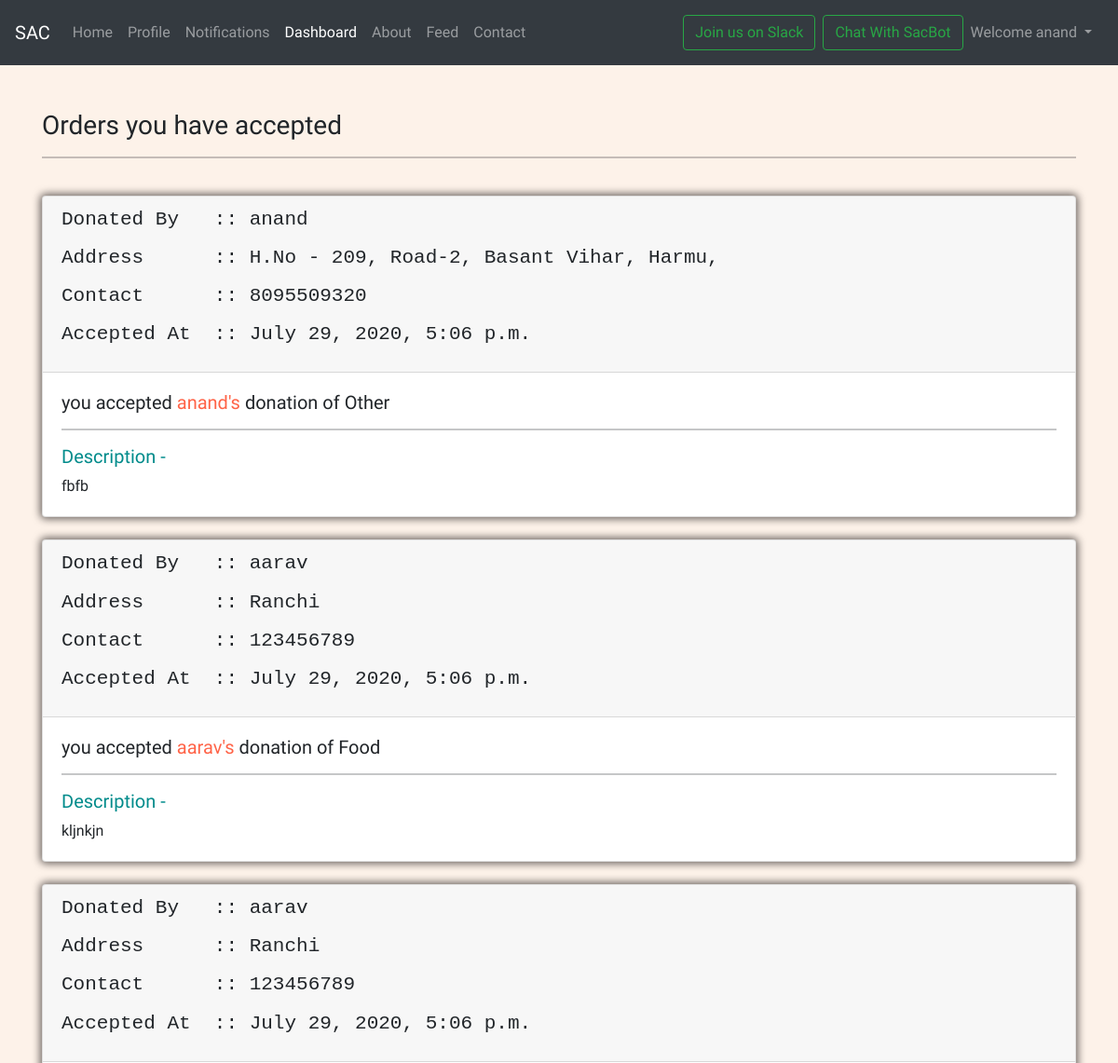
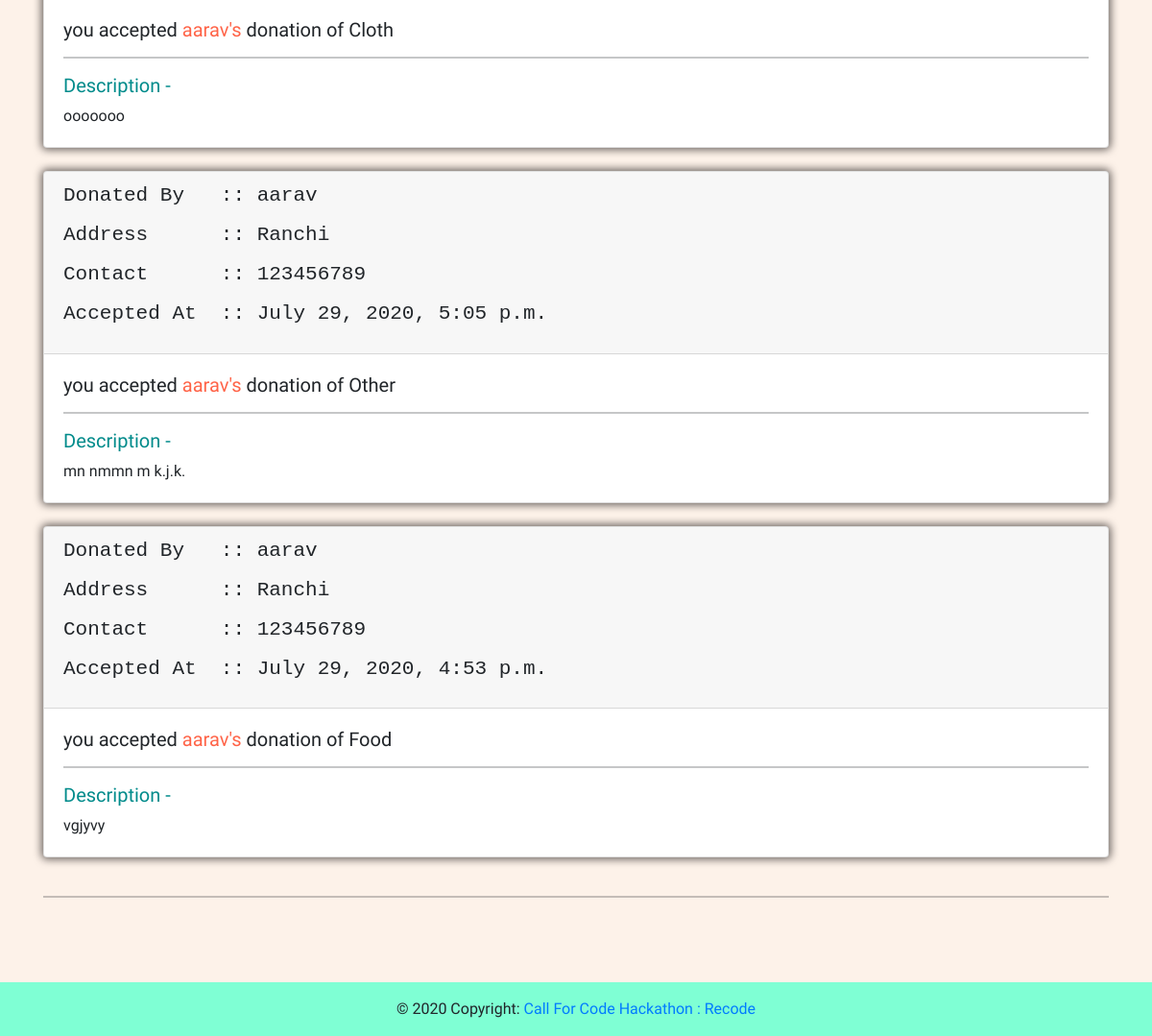
The page /acceptedOrder (signed in) on the database its author committed (2 pictures, top to bottom).
### mysite/models.py (models this page shows, shortened)
class Finaluser(models.Model):
    superuser=models.CharField(max_length=30,null=True)
    enduser=models.CharField(max_length=30,null=True)
    phone=models.CharField(max_length=30,null=True)
    address=models.CharField(max_length=100,null=True)
    timestamp = models.DateTimeField(default=now)
    type1=models.CharField(max_length=100,null=True)
    description=models.CharField(max_length=500,null=True)
    done=models.IntegerField(null=True)

### mysite/views.py (the view)
# urls.py: path('acceptedOrder',views.acceptedOrder,name='acceptedOrder'),
@login_required(login_url='handleLogin')
def acceptedOrder(request):
    users = request.user
    noti = Finaluser.objects.filter(superuser=users).order_by('-id')
    params = {'notis': noti}
    return render(request, 'mysite/acceptedOrder.html', params)

### templates/mysite/acceptedOrder.html (shortened to what this page needs)
{% extends 'base.html' %}
{% block activeDashboard %} active {% endblock activeDashboard %}
{% block body %}
    <div class="container mt-5">
    <h3>Orders you have accepted</h3>
        <hr>
        {% for noti in notis %}
        <br>
        <div class="card">
            <div class="card-header">
                <div class="row">
                    <div class="col-md-8 col-sm-12">
                        <h4><pre>Donated By   :: {{noti.enduser}} </h4>
                        <h4><pre>Address      :: {{noti.address}}</h4>
                        <h4><pre>Contact      :: {{noti.phone}}</h4>
                        <h4><pre>Accepted At  :: {{noti.timestamp}}</h4>
                    </div>
                </div>
            </div>
            <div class="card-body">
                <h5 class="card-title">you accepted <span style="color: tomato;">{{noti.enduser}}'s</span> donation of {{noti.type1}}</h5>
                <hr>
                <h5 style="color: darkcyan;">Description - </h5>
                <p class="card-text">{{noti.description}}</p>
            </div>
        </div>
        {% endfor %}
        <br>
        <hr>
        <br>
    </div>
{% endblock body %}

### templates/base.html (shortened to what this page needs)
<!doctype html>
<html lang="en">
  <head>
    <link
      rel="stylesheet"
      href="https://stackpath.bootstrapcdn.com/bootstrap/5.0.0-alpha1/css/bootstrap.min.css"
    />
    <link rel="stylesheet" href="https://stackpath.bootstrapcdn.com/bootstrap/4.5.0/css/bootstrap.min.css">
    <link rel="stylesheet" href="./static/mysite/style.css">
    <link
      rel="stylesheet"
      href="https://cdnjs.cloudflare.com/ajax/libs/font-awesome/5.13.1/css/all.min.css"
    />
  </head>
  <body>
    <nav class="navbar navbar-expand-lg navbar-dark bg-dark">
      <a class="navbar-brand" href="/">SAC</a>
      <div class="collapse navbar-collapse" id="navbarSupportedContent">
        <ul class="navbar-nav mr-auto">
          <li class="nav-item {% block activeHome %} {% endblock activeHome %}">
            <a class="nav-link" href="/">Home <span class="sr-only">(current)</span></a>
          </li>
          {% if user.is_authenticated %}
            <li class="nav-item {% block activeProfile %} {% endblock activeProfile %}">
            <a class="nav-link" href="/profile">Profile</a>
            <li class="nav-item {% block activeNotification %} {% endblock activeNotification %}">
            <a class="nav-link" href="/notify">Notifications</a>
          </li>
          {% endif %}
          {% if request.user.is_superuser %}
            <li class="nav-item {% block activeDashboard %} {% endblock activeDashboard %}">
            <a class="nav-link" href="/dashboard">Dashboard</a>
          {% endif %}
          <li class="nav-item {% block activeAbout %} {% endblock activeAbout %}">
            <a class="nav-link" href="/about">About</a>
          </li>
            <li class="nav-item {% block activeFeed %} {% endblock activeFeed %}">
            <a class="nav-link" href="/tweet">Feed</a>
          </li>
          <li class="nav-item {% block activeContact %} {% endblock activeContact %}">
            <a class="nav-link" href="/contact">Contact</a>
          </li>
        </ul>
        <div class="ml-auto form-inline mx-1">
          <a class="btn btn-outline-success my-2 my-sm-2 mx-2" href="https://join.slack.com/t/sacate/shared_invite/zt-g05v625j-CYp~WYorMyCYT7O2b3z4pg" role="button"  target="_blank">Join us on Slack</a>
        <div class="ml-auto form-inline ">
          <a class="btn btn-outline-success my-2 my-sm-2" href="https://web-chat.global.assistant.watson.cloud.ibm.com/preview.html?region=eu-gb&integrationID=2f56951f-120f-4309-92a2-dcdd4580ab57&serviceInstanceID=aee528ff-74f7-4657-b398-d01bb7a36378" role="button">Chat With SacBot</a>
        {% if user.is_authenticated %}
            <ul class="navbar-nav ml-auto">
                <li class="nav-item dropdown">
                    <a class="nav-link dropdown-toggle" href="#" id="navbarDropdown" role="button" data-toggle="dropdown" aria-haspopup="true" aria-expanded="false">
                      Welcome {{ request.user }}
                    </a>
                  </li>
            </ul>
        {% endif %}
        </div>
      </div>
     </nav>
    {% block body %}
    {% endblock body %}
    <br><br>
<footer class="page-footer font-small Blue">
  <div class="footer-copyright text-center py-3">© 2020 Copyright:
    <a href="https://callforcode.org/">  Call For Code Hackathon : Recode</a>
  </div>
</footer>
  </body>
</html>

### mysite/static/mysite/style.css (style rules this page uses)
* { margin: 0; padding: 0; box-sizing: border-box; font-family: 'Baloo Da 2', cursive; }
.nav-link, .breadcrumb-item { padding: 10px 0 10px 30px; transition: all .2s; color: #06092e; }
.card { box-shadow: 0 0 8px 2px rgba(8, 4, 4, 0.6); }

### rows shown on the page
Finaluser: enduser "anand", address "H.No - 209, Road-2, Basant Vihar,…", phone "8095509320", timestamp "July 29, 2020, 5:06 p.m.", type1 "Other", description "fbfb"
Finaluser: enduser "aarav", address "Ranchi", phone "123456789", timestamp "July 29, 2020, 5:06 p.m.", type1 "Food", description "kljnkjn"
Finaluser: enduser "aarav", address "Ranchi", phone "123456789", timestamp "July 29, 2020, 5:06 p.m.", type1 "Cloth", description "ooooooo"
Finaluser: enduser "aarav", address "Ranchi", phone "123456789", timestamp "July 29, 2020, 5:05 p.m.", type1 "Other", description "mn nmmn m k.j.k."
Finaluser: enduser "aarav", address "Ranchi", phone "123456789", timestamp "July 29, 2020, 4:53 p.m.", type1 "Food", description "vgjyvy"

### other values the page prints
{{ request.user }} "anand"
